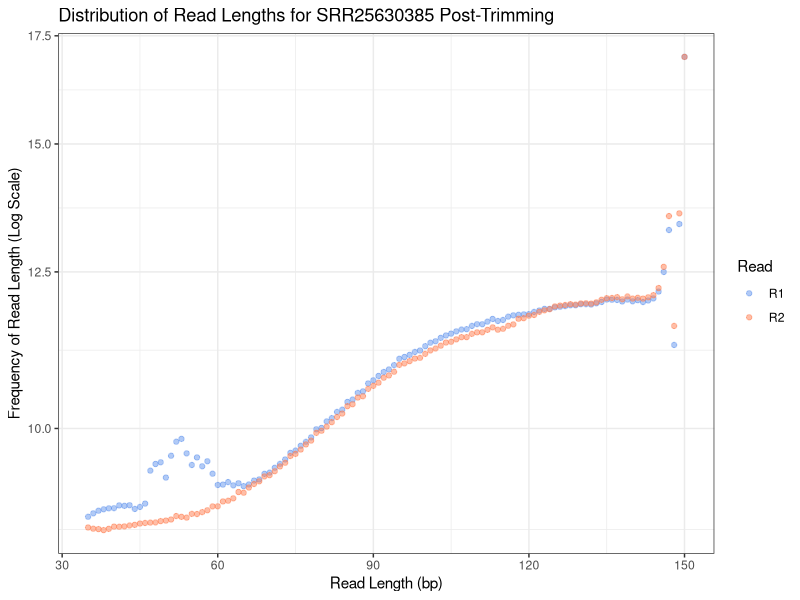
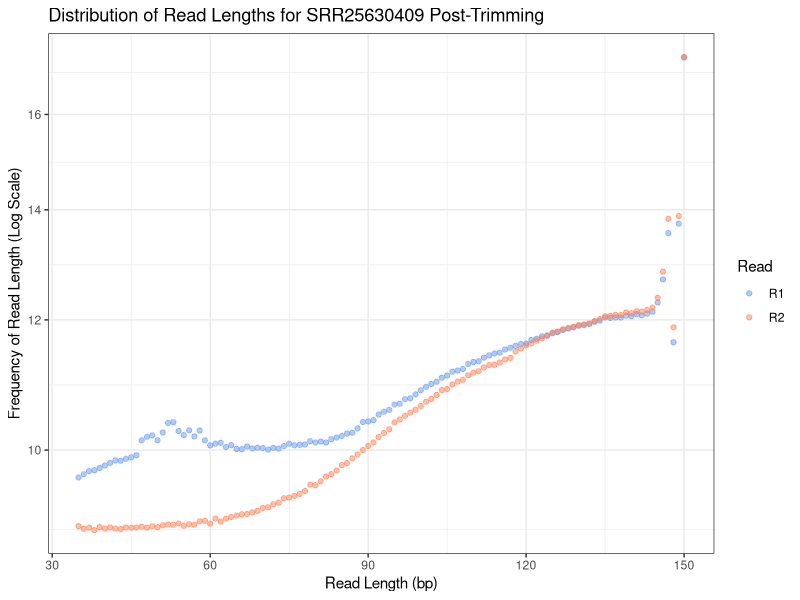
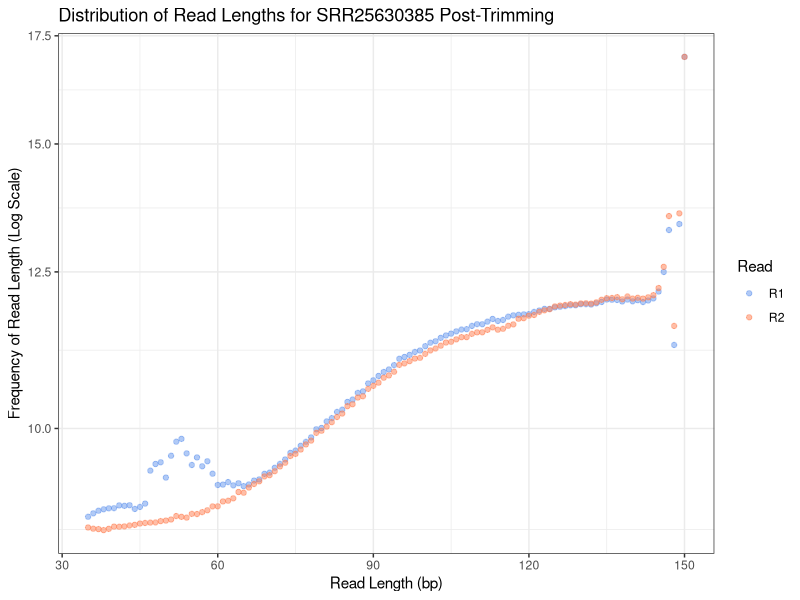
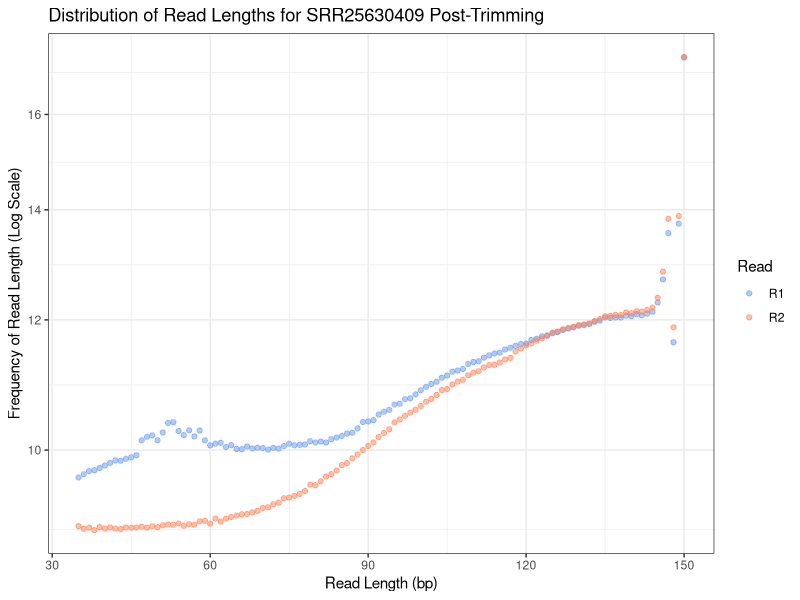

These charts were generated, in order, by the following R code:
setwd("/Users/hansev/bioinfo/Bi623/Projects/Project-2-Electric-organ-RNA-seq-analysis/sorted_dists")

library(ggplot2)
library(dplyr)

A1 = read.table("SRR25630385_1_dist.txt")
A2 = read.table("SRR25630385_2_dist.txt")
B1 = read.table("SRR25630409_1_dist.txt")
B2 = read.table("SRR25630409_2_dist.txt")

A_combined = bind_rows("R1" = A1, "R2" = A2, .id = "Read")

ggplot(A_combined, aes(x=V2, y=log(V1), color=Read)) +
  geom_point(alpha=0.5) +
  scale_y_continuous(trans="log10") +
  theme_bw() +
  labs(
    title = "Distribution of Read Lengths for SRR25630385 Post-Trimming",
    x = "Read Length (bp)",
    y = "Frequency of Read Length (Log Scale)"
  ) +
  scale_color_manual(values=c("cornflowerblue", "coral")) +
  scale_fill_manual(values=c("cornflowerblue", "coral"))

ggsave("SRR25630385.png")

B_combined = bind_rows("R1" = B1, "R2" = B2, .id = "Read")

ggplot(B_combined, aes(x=V2, y=log(V1), color=Read)) +
  geom_point(alpha=0.5) +
  scale_y_continuous(trans="log10") +
  theme_bw() +
  labs(
    title = "Distribution of Read Lengths for SRR25630409 Post-Trimming",
    x = "Read Length (bp)",
    y = "Frequency of Read Length (Log Scale)"
  ) +
  scale_color_manual(values=c("cornflowerblue", "coral")) +
  scale_fill_manual(values=c("cornflowerblue", "coral"))

ggsave("SRR25630409.png")
